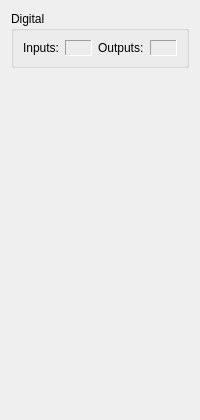
     <widget class="QWidget" name="tabIo">
      <attribute name="title">
       <string>IO</string>
      </attribute>
      <layout class="QGridLayout" name="gridLayout_8">
       <item row="0" column="0">
        <widget class="QGroupBox" name="groupBox">
         <property name="title">
          <string>Digital</string>
         </property>
         <layout class="QGridLayout" name="gridLayout_3">
          <item row="0" column="0">
           <widget class="QLabel" name="label_31">
            <property name="text">
             <string>Inputs:</string>
            </property>
           </widget>
          </item>
          <item row="0" column="1">
           <widget class="QLabel" name="labelDigitalInputs">
            <property name="frameShape">
             <enum>QFrame::Panel</enum>
            </property>
            <property name="frameShadow">
             <enum>QFrame::Sunken</enum>
            </property>
            <property name="text">
             <string/>
            </property>
           </widget>
          </item>
          <item row="0" column="2">
           <widget class="QLabel" name="label_35">
            <property name="text">
             <string>Outputs:</string>
            </property>
           </widget>
          </item>
          <item row="0" column="3">
           <widget class="QLabel" name="labelDigitalOutputs">
            <property name="frameShape">
             <enum>QFrame::Panel</enum>
            </property>
            <property name="frameShadow">
             <enum>QFrame::Sunken</enum>
            </property>
            <property name="text">
             <string/>
            </property>
           </widget>
          </item>
         </layout>
        </widget>
       </item>
       <item row="1" column="0">
        <spacer name="verticalSpacer">
         <property name="orientation">
          <enum>Qt::Vertical</enum>
         </property>
         <property name="sizeHint" stdset="0">
          <size>
           <width>20</width>
           <height>341</height>
          </size>
         </property>
        </spacer>
       </item>
      </layout>
     </widget>
